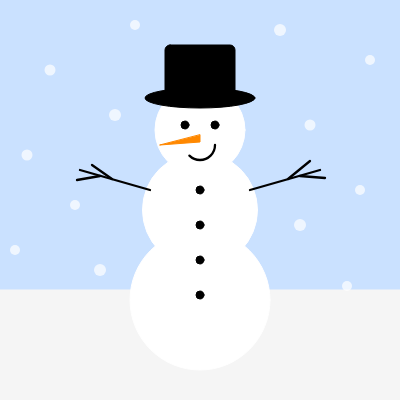
Frame 1 (no input)
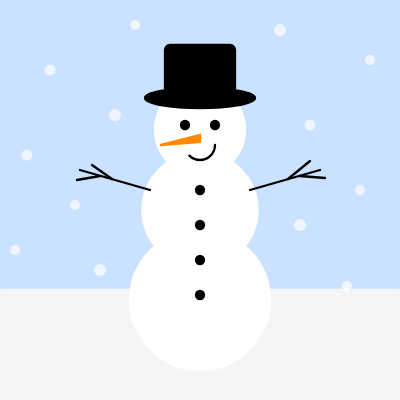
Frame 60 (no input)
Frame 120 (the mouse pressed at the canvas centre since frame 60): identical to frame 60, image omitted

The p5.js sketch that drew these frames (run headless with seeded random() and noise() and a simulated clock; from frame 60 on, the mouse is pressed at the canvas centre):

// p5.js sketch
// ── sketch.js
function setup() {
  createCanvas(400, 400);
}

function draw() {
  background('#CAE1FF');

  // Untergrund
  stroke(245);
  fill(245);
  rect(0, 290, 400, 110);

  // Schneekugeln
  fill(255);
  stroke(255);
  circle(200, 300, 140);
  circle(200, 210, 115);
  circle(200, 130, 90);

  // Knöpfe
  fill(0);
  stroke(0);
  circle(200, 295, 8);
  circle(200, 260, 8);
  circle(200, 225, 8);
  circle(200, 190, 8);

  // Hut
  ellipse(200, 98, 110, 20);
  rect(165, 45, 70, 50, 5);

  // Gesicht
  circle(185, 125, 8);
  circle(215, 125, 8);
  fill(255, 136, 0);
  stroke(255, 136, 0);
  triangle(200, 135, 200, 142, 160, 145);
  fill(255)
  stroke(0)
  strokeWeight(2.3)
  arc(200, 145, 30, 30, 0, HALF_PI + QUARTER_PI);

  // Arme
  line (250, 190, 320, 170)
  line (300, 176, 325, 178)
  line (288, 179, 310, 161)

  line (150, 190, 80, 170)
  line (100, 176, 77, 180)
  line (112, 179, 92, 165)

  //Schneeflocken
  fill("rgba(255, 255, 255, 0.7)");
  stroke("rgba(255, 255, 255, 0)");
  circle(100, 270, 12);
  circle(75, 205, 10);
  circle(300, 225, 12);
  circle(360, 190, 10);
  circle(50, 70, 11);
  circle(115, 115, 12);
  circle(310, 125, 11);
  circle(370, 60, 10);
  circle(280, 30, 12);
  circle(135, 25, 10);
  circle(27, 155, 11);
  circle(15, 250, 10);
  circle(347, 286, 10);
}
